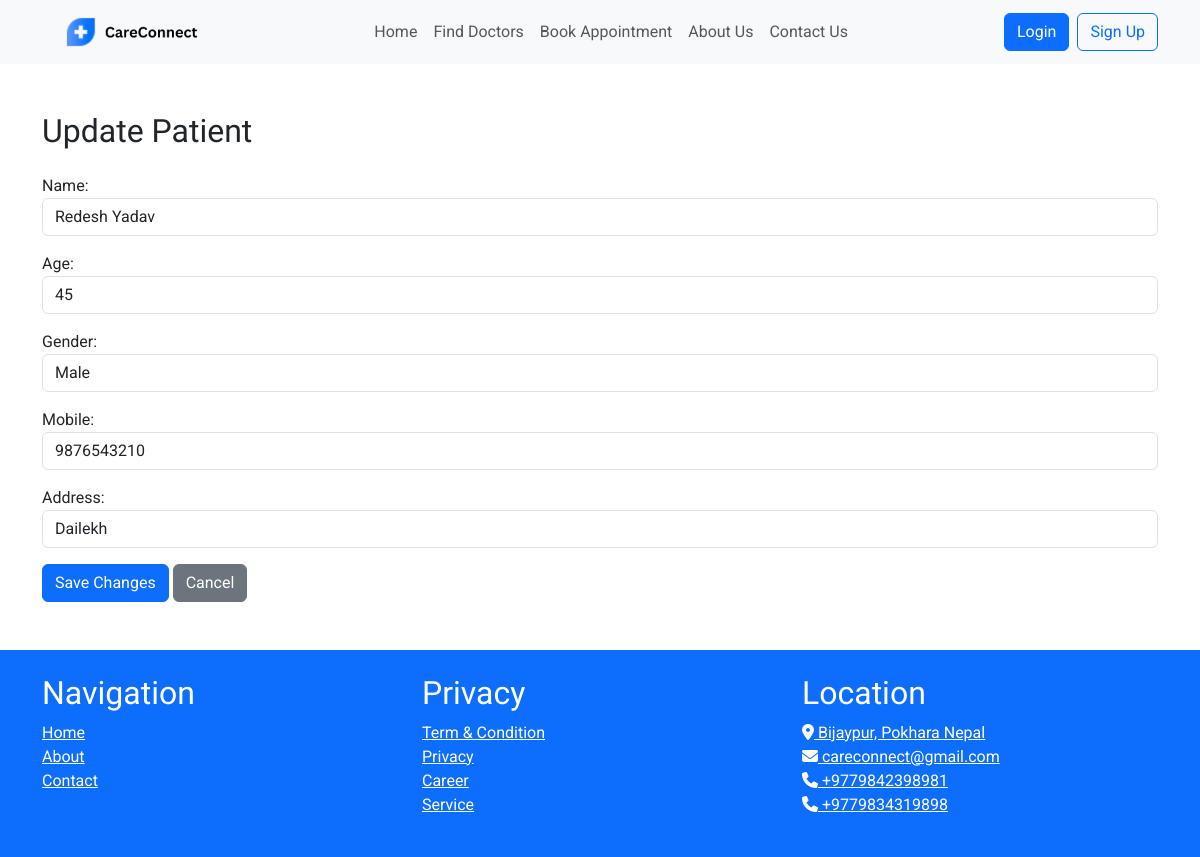
Page /patients/update/1/ on the committed database.
### cms/models.py (models this page shows, shortened)
class StaticFile(models.Model):
    name = models.CharField(max_length=255)
    image = models.ImageField(upload_to='static_files/')

### patients/models.py (models this page shows, shortened)
class Patient(models.Model):
    GENDER_CHOICES = [
        ('male', 'Male'),
        ('female', 'Female'),
        ('other', 'Other'),
    ]
    id = models.AutoField(primary_key=True)
    user = models.OneToOneField(User, on_delete=models.CASCADE, null=True)
    name = models.CharField(max_length=50)
    age = models.IntegerField(null=True)
    gender = models.CharField(max_length=10, choices=GENDER_CHOICES)
    mobile = models.CharField(max_length=15)
    address = models.CharField(max_length=100)

### patients/views.py (the view)
# urls.py: path('update/<int:patient_id>/', views.update_patient, name='update_patient'),
def update_patient(request, patient_id):
    patient = get_object_or_404(Patient, id=patient_id)
    if request.method == 'POST':
        form = PatientForm(request.POST, instance=patient)
        if form.is_valid():
            form.save()
            messages.success(request, 'Patient details updated successfully.')
            return redirect('patient_list')
    else:
        form = PatientForm(instance=patient)
    return render(request, 'patients/update_patient.html', {'form': form, 'patient': patient})

### patients/forms.py
class PatientForm(forms.ModelForm):
    gender_choices = [('', 'Select Gender'), ('male', 'Male'), ('female', 'Female'), ('other', 'Other')]
    gender = forms.ChoiceField(choices=gender_choices, widget=forms.Select(attrs={'class': 'form-control'}))
    class Meta:
        model = Patient
        fields = ['name', 'age', 'gender', 'mobile', 'address']
        widgets = {
            'name': forms.TextInput(attrs={'class': 'form-control', 'placeholder': 'Enter name'}),
            'age': forms.NumberInput(attrs={'class': 'form-control', 'placeholder': 'Enter age'}),
            'mobile': forms.TextInput(attrs={'class': 'form-control', 'placeholder': 'Enter mobile number'}),
            'address': forms.TextInput(attrs={'class': 'form-control', 'placeholder': 'Enter address'}),
        }

### cms/context_processors.py (called while the page is built)
def logo_processor(request):
    logo = StaticFile.objects.filter(name='logo').first()
    return {
        'logo': logo,
    }

### templates/patients/update_patient.html (shortened to what this page needs)
{% extends 'cms/base.html' %}
{% block content %}
<div class="container my-5">
    <h2 class="mb-4">Update Patient</h2>
    <form method="post">
        {{ form.as_p }}
        <button type="submit" class="btn btn-primary">Save Changes</button>
        <a href="{% url 'patient_list' %}" class="btn btn-secondary">Cancel</a>
    </form>
</div>
{% endblock %}

### templates/cms/base.html (shortened to what this page needs)
<!DOCTYPE html>
<html lang="en">
<head>
    {% load static %}
    <link href="https://cdn.jsdelivr.net/npm/bootstrap@5.3.3/dist/css/bootstrap.min.css" rel="stylesheet"
>
    <link href="{% static 'css/style.css' %}" rel="stylesheet">
</head>
<body class="d-flex flex-column min-vh-100">
    <header class="header_section sticky-top">
        <nav class="navbar navbar-expand-lg navbar-light bg-light">
            <div class="container">
                <a class="navbar-brand" href="/">
                    {% if logo %}
                    <img src="{{ logo.image.url }}" alt="केयरकनेक्ट" style="height: 38px;">
                    {% endif %}
                </a>
                <div class="offcanvas offcanvas-end" tabindex="-1" id="offcanvasNavbar"
                    aria-labelledby="offcanvasNavbarLabel">
                    <div class="offcanvas-body">
                        <ul class="navbar-nav mx-auto mt-2 mt-lg-0">
                            {% if user.is_authenticated %}
                            {% if request.user.is_staff %}
                            <li class="nav-item">
                                <a class="nav-link" href="{% url 'home' %}">Dashboard</a>
                            </li>
                            <li class="nav-item">
                                <div class="dropdown">
                                    <a class="nav-link dropdown-toggle" type="button" id="appointmentDropdown"
                                        data-bs-toggle="dropdown" aria-expanded="false">Appointments</a>
                                    <ul class="dropdown-menu" aria-labelledby="appointmentDropdown">
                                        <li><a class="dropdown-item" href="{% url 'appointment:appointment_list' %}">View
                                                Appointments</a></li>
                                        <li><a class="dropdown-item" href="{% url 'appointment:add_appointment' %}">Add
                                                Appointment</a>
                                        </li>
                                    </ul>
                                </div>
                            </li>
                            <li class="nav-item">
                                <div class="dropdown">
                                    <a class="nav-link dropdown-toggle" type="button" id="doctorDropdown"
                                        data-bs-toggle="dropdown" aria-expanded="false">Doctors</a>
                                    <ul class="dropdown-menu" aria-labelledby="doctorDropdown">
                                        <li><a class="dropdown-item" href="{% url 'doctor_list' %}">Doctor List</a></li>
                                        <li><a class="dropdown-item" href="{% url 'add_doctor' %}">Add Doctor</a></li>
                                    </ul>
                                </div>
                            </li>
                            <li class="nav-item">
                                <div class="dropdown">
                                    <a class="nav-link dropdown-toggle" type="button" id="patientDropdown"
                                        data-bs-toggle="dropdown" aria-expanded="false">Patients</a>
                                    <ul class="dropdown-menu" aria-labelledby="patientDropdown">
                                        <li><a class="dropdown-item" href="{% url 'patient_list' %}">Patient List</a>
                                        </li>
                                        <li><a class="dropdown-item" href="{% url 'add_patient' %}">Add Patient</a></li>
                                    </ul>
                                </div>
                            </li>
                            <li class="nav-item">
                                <div class="dropdown">
                                    <a class="nav-link dropdown-toggle" type="button" id="specialtyDropdown"
                                        data-bs-toggle="dropdown" aria-expanded="false">Specialty</a>
                                    <ul class="dropdown-menu" aria-labelledby="specialtyDropdown">
                                        <li><a class="dropdown-item" href="{% url 'specialty_list' %}">Specialty
                                                List</a>
                                        </li>
                                        <li><a class="dropdown-item" href="{% url 'add_specialty' %}">Add Specialty</a>
                                        </li>
                                    </ul>
                                </div>
                            </li>
                            {% else %}
                            <li class="nav-item">
                                <a class="nav-link" href="{% url 'index' %}">Home</a>
                            </li>
                            <li class="nav-item">
                                <a class="nav-link" href="{% url 'find_doctors' %}">Find Doctors</a>
                            </li>
                            {% if request.user.is_authenticated %}
                            {% with request.user.patient as patient %}
                            {% if patient %}
                            {% with patient.appointments.all as appointments %}
                            {% if appointments.count > 0 %}
                            <li class="nav-item">
                                <a class="nav-link" href="{% url 'appointment:book_another_appointment' %}">Book Another
                                    Appointment</a>
                            </li>
                            {% else %}
                            <li class="nav-item">
                                <a class="nav-link" href="{% url 'appointment:book_appointment' %}">Book Appointment</a>
                            </li>
                            {% endif %}
                            {% endwith %}
                            {% else %}
                            <li class="nav-item">
                                <a class="nav-link" href="{% url 'appointment:book_appointment' %}">Book Appointment</a>
                            </li>
                            {% endif %}
                            {% endwith %}
                            {% else %}
                            <li class="nav-item">
                                <a class="nav-link" href="{% url 'login' %}">Login to Book Appointment</a>
                            </li>
                            {% endif %}
                            <li class="nav-item">
                                <a class="nav-link" href="{% url 'about_us' %}">About Us</a>
                            </li>
                            <li class="nav-item">
                                <a class="nav-link" href="{% url 'contact_us' %}">Contact Us</a>
                            </li>
                            {% endif %}
                            {% else %}
                            <li class="nav-item">
                                <a class="nav-link" href="{% url 'index' %}">Home</a>
                            </li>
                            <li class="nav-item">
                                <a class="nav-link" href="{% url 'find_doctors' %}">Find Doctors</a>
                            </li>
                            <li class="nav-item">
                                <a class="nav-link" href="{% url 'login' %}">
                                    <span class="nav-link-text"
                                        onclick="alert('Please login or register to book an appointment.')">Book
                                        Appointment</span>
                                </a>
                            </li>
                            <li class="nav-item">
                                <a class="nav-link" href="{% url 'about_us' %}">About Us</a>
                            </li>
                            <li class="nav-item">
                                <a class="nav-link" href="{% url 'contact_us' %}">Contact Us</a>
                            </li>
                            {% endif %}
                        </ul>
                        <div class="ml-auto d-flex align-items-center">
                            {% if user.is_authenticated %}
                            <a href="{% url 'profile' %}" class="btn btn-outline-success rounded-pill mx-2">Profile</a>
                            {% if user.is_staff %}
                            <form method="POST" action="{% url 'logout_admin' %}" class="mb-0">
                                {% csrf_token %}
                                <button type="submit" class="btn btn-primary my-2 my-sm-0 mr-2">Logout</button>
                            </form>
                            {% else %}
                            <form method="POST" action="{% url 'logout_user' %}" class="mb-0">
                                {% csrf_token %}
                                <button type="submit" class="btn btn-primary my-2 my-sm-0 mr-2">Logout</button>
                            </form>
                            {% endif %}
                            {% else %}
                            <form method="POST" action="{% url 'login' %}" class="mb-0">
                                <button type="submit" class="btn btn-primary my-2 my-sm-0 mx-2">Login</button>
                            </form>
                            <a href="{% url 'register' %}" class="btn btn-outline-primary my-2 my-sm-0">Sign Up</a>
                            {% endif %}
                        </div>
                    </div>
                </div>
            </div>
        </nav>
    </header>
    <main class="main flex-grow-1">
        {% block content %}
        {% endblock %}
    </main>
    <footer class="bg-primary text-white py-4">
        <div class="container">
            <div class="row">
                <div class="col-md-4">
                    <div class="sitemap">
                        <h2>Navigation</h2>
                        <ul class="list-unstyled">
                            <li><a href="{% url 'home'%}" class="text-white">Home</a></li>
                            <li><a href="{% url 'about_us'%}" class="text-white">About</a></li>
                            <li><a href="{% url 'contact_us'%}" onclick="" class="text-white">Contact</a></li>
                        </ul>
                    </div>
                </div>
                <div class="col-md-4">
                    <div class="privacy">
                        <h2>Privacy</h2>
                        <ul class="list-unstyled">
                            <li><a href="#" class="text-white">Term & Condition</a></li>
                            <li><a href="#" class="text-white">Privacy</a></li>
                            <li><a href="#" class="text-white">Career</a></li>
                            <li><a href="#" class="text-white">Service</a></li>
                        </ul>
                    </div>
                </div>
                <div class="col-md-4">
                    <div class="location">
                        <h2>Location</h2>
                        <ul class="list-unstyled" id="list">
                            <li><a href="#" class="text-white"><i class="fas fa-map-marker-alt"></i> Bijaypur, Pokhara
                                    Nepal</a></li>
                            <li><a href="mailto:careconnect@gmail.com" class="text-white"><i
                                        class="fas fa-envelope"></i> careconnect@gmail.com</a>
                            </li>
                            <li><a href="tel:9842398981" class="text-white"><i class="fas fa-phone"></i>
                                    +9779842398981</a></li>
                            <li><a href="tel:9834319898" class="text-white"><i class="fas fa-phone"></i>
                                    +9779834319898</a></li>
                        </ul>
                    </div>
                </div>
            </div>
        </div>
    </footer>
</html>

### static/css/style.css (style rules this page uses)
body { font-family: 'Roboto', sans-serif; }
h1, h2, h3 { font-family: 'Varela Round', sans-serif; }

### templates/cms/base.html (style rules this page uses)
body { font-family: 'Roboto', sans-serif; display: flex; flex-direction: column; min-height: 100vh; }
.main { flex: 1; }
h1, h2, h3 { font-family: 'Varela Round', sans-serif; }

### rows in the picture
StaticFile: image (picture)
Patient: name "Redesh Yadav", age "45", gender "Male", mobile "9876543210", address "Dailekh"
